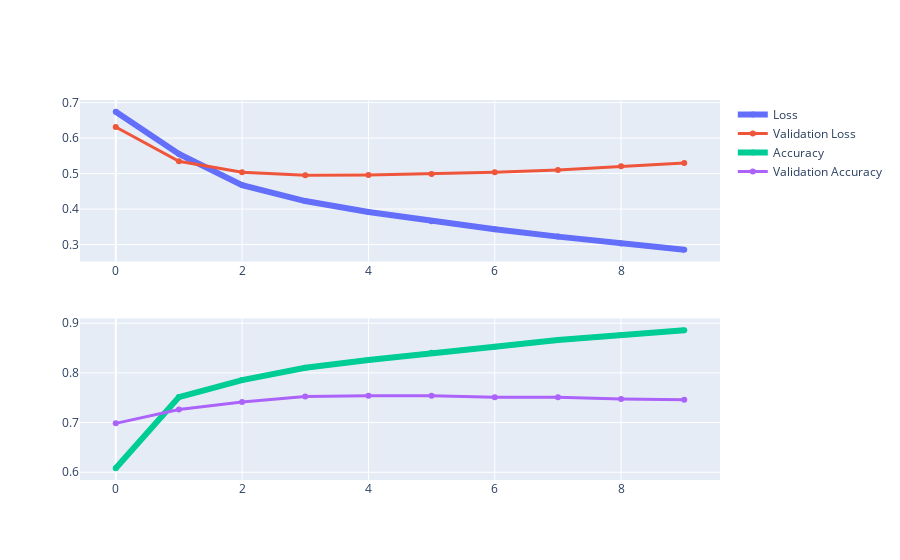

Write notebook code for a chart like this one.
### Code cell
plot_val_acc_loss(history)

### Figure 1 — Plotly figure (JSON) as saved in the notebook; plotly's stock layout.template omitted (floating-point values rounded to 4 significant figures)
{"data": [{"line": {"width": 6}, "name": "Loss", "type": "scatter", "xaxis": "x", "y": [0.674, 0.5555, 0.4675, 0.4225, 0.3918, 0.3658, 0.3433, 0.3223, 0.303, 0.2855], "yaxis": "y"}, {"line": {"width": 3}, "name": "Validation Loss", "type": "scatter", "xaxis": "x", "y": [0.6313, 0.5345, 0.5038, 0.4955, 0.4957, 0.4985, 0.5034, 0.5099, 0.5204, 0.5298], "yaxis": "y"}, {"line": {"width": 6}, "name": "Accuracy", "type": "scatter", "xaxis": "x2", "y": [0.6082, 0.7513, 0.7855, 0.8104, 0.8262, 0.8406, 0.8528, 0.8662, 0.876, 0.8857], "yaxis": "y2"}, {"line": {"width": 3}, "name": "Validation Accuracy", "type": "scatter", "xaxis": "x2", "y": [0.6984, 0.7264, 0.7414, 0.7526, 0.7538, 0.7538, 0.751, 0.7508, 0.7474, 0.7458], "yaxis": "y2"}], "layout": {"xaxis": {"anchor": "y", "domain": [0, 1]}, "xaxis2": {"anchor": "y2", "domain": [0, 1]}, "yaxis": {"anchor": "x", "domain": [0.575, 1]}, "yaxis2": {"anchor": "x2", "domain": [0, 0.425]}}}
